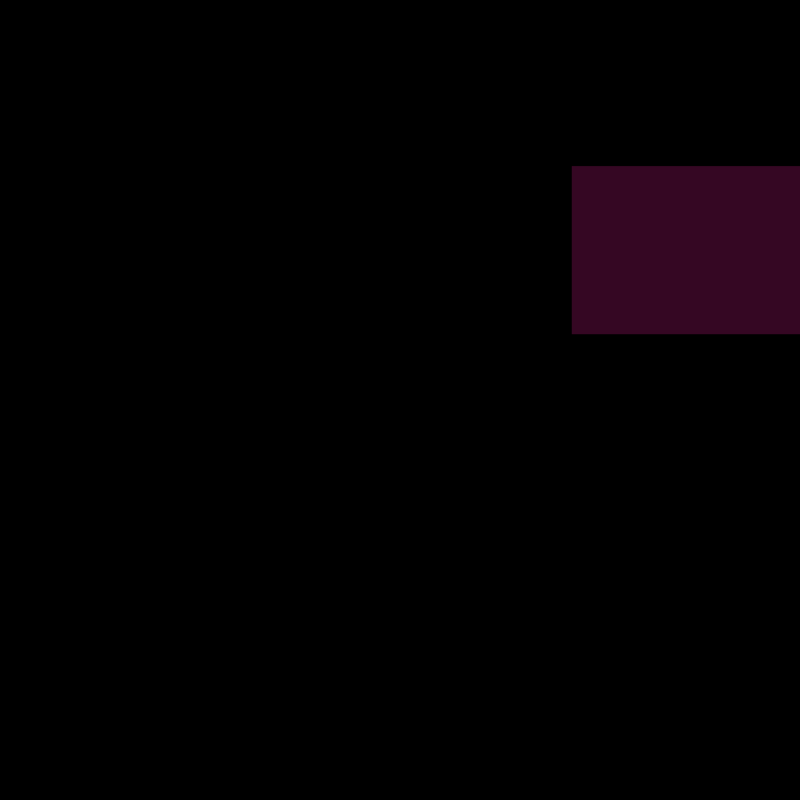
Frame 1 (no input)
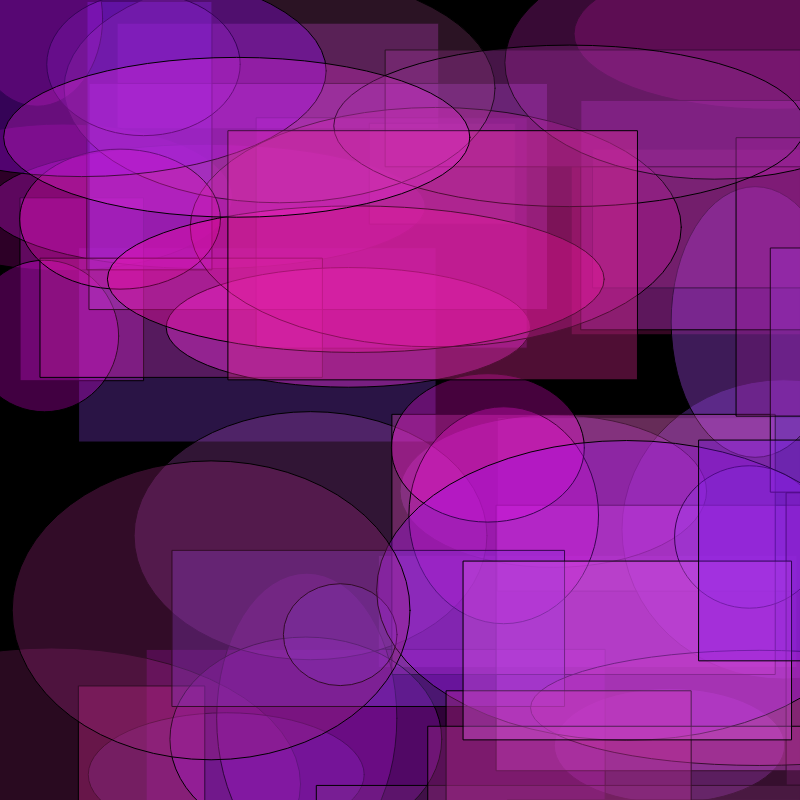
Frame 60 (no input)
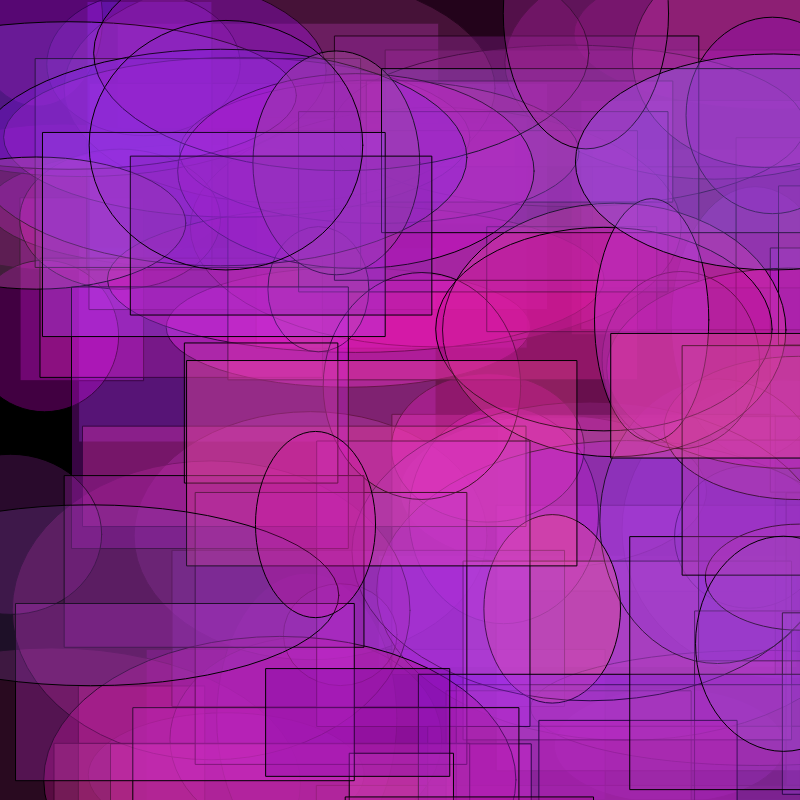
Frame 120 (the mouse pressed at the canvas centre since frame 60)

The p5.js sketch that drew these frames (run headless with seeded random() and noise() and a simulated clock; from frame 60 on, the mouse is pressed at the canvas centre):

// p5.js sketch
// ── sketch.js
function setup() {
  createCanvas(800, 800);
  background(0);
}

function draw() {
  
  var x = random(width);
  var y = random(height);
  var w = random(100, 500);
  var h = random(100, 300);
  
  var r = random(120, 255);
  var g = random(100);
  var b = random(120, 255);
  var a = random(50, 100);
  
  fill(r, g, b, a);
  
  var t = random(1);
  
  if (t < 0.5) {
    rect(x, y, w, h);
  }
  else {
    ellipse(x, y, w, h);
  }
  
}
